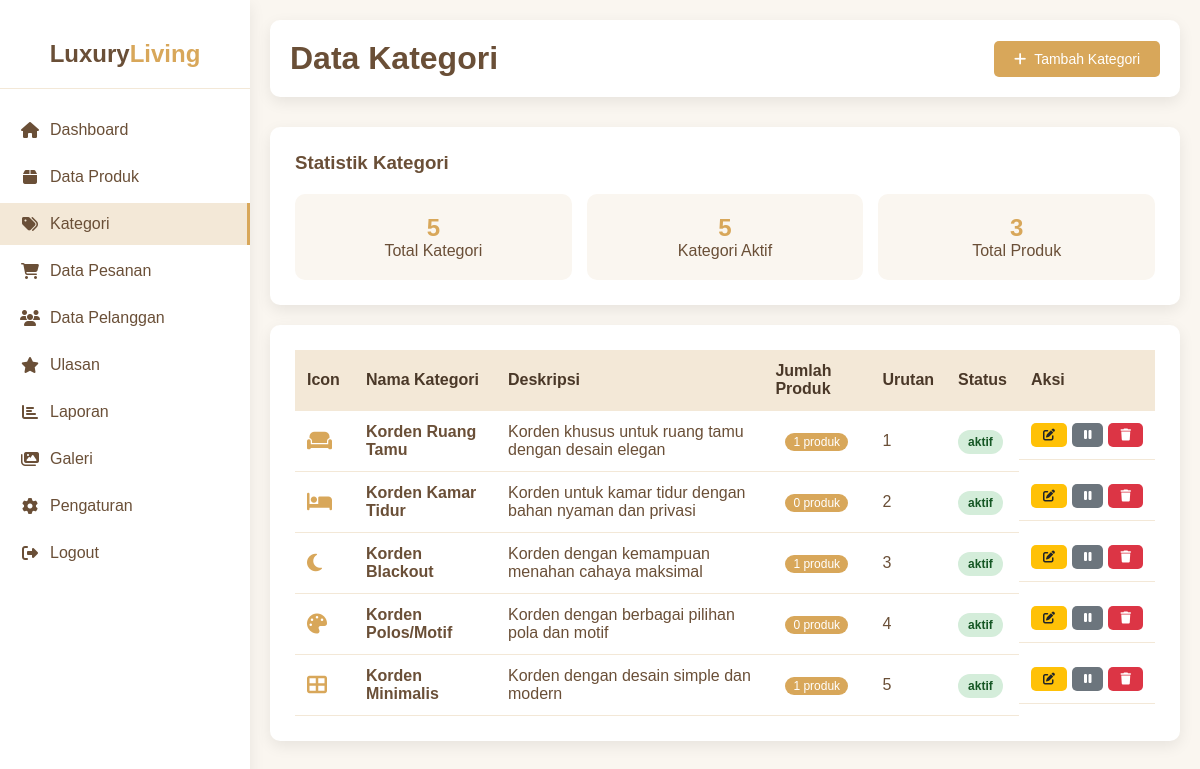
Page /admin/kategori.php (signed in) on the committed database.
### tables this page shows
CREATE TABLE `kategori` (
  `id_kategori` int(11) NOT NULL,
  `nama_kategori` varchar(100) NOT NULL,
  `deskripsi` text DEFAULT NULL,
  `icon` varchar(50) DEFAULT NULL,
  `status` enum('aktif','nonaktif') DEFAULT 'aktif',
  `urutan` int(11) DEFAULT 0,
  `tanggal_dibuat` timestamp NOT NULL DEFAULT current_timestamp(),
  `tanggal_diupdate` timestamp NOT NULL DEFAULT current_timestamp() ON UPDATE current_timestamp()
);

### admin/kategori.php (the view, shortened to what this page needs)
<?php
try {
    $pdo = new PDO("mysql:host=127.0.0.1;dbname=toko_horden2;charset=utf8", "root", "");
    $pdo->setAttribute(PDO::ATTR_ERRMODE, PDO::ERRMODE_EXCEPTION);
} catch (PDOException $e) {
    die("Koneksi database gagal: " . $e->getMessage());
}
try {
    $kategori = $pdo->query("SELECT k.*,
                            (SELECT COUNT(*) FROM produk WHERE id_kategori = k.id_kategori) as jumlah_produk
                            FROM kategori k
                            ORDER BY k.urutan ASC, k.nama_kategori ASC")->fetchAll();
} catch (Exception $e) {
    $kategori = [];
    $error = "Gagal memuat data kategori: " . $e->getMessage();
}
?>
<!DOCTYPE html>
<html lang="id">
<head>
    <link rel="stylesheet" href="https://cdnjs.cloudflare.com/ajax/libs/font-awesome/6.4.0/css/all.min.css">
</head>
<body>
    <div class="container">
        <div class="sidebar">
            <div class="logo">
                <h2>Luxury<span>Living</span></h2>
            </div>
            <ul class="nav-links">
                <li><a href="dashboard.php"><i class="fas fa-home"></i> Dashboard</a></li>
                <li><a href="produk.php"><i class="fas fa-box"></i> Data Produk</a></li>
                <li><a href="kategori.php" class="active"><i class="fas fa-tags"></i> Kategori</a></li>
                <li><a href="pesanan.php"><i class="fas fa-shopping-cart"></i> Data Pesanan</a></li>
                <li><a href="pelanggan.php"><i class="fas fa-users"></i> Data Pelanggan</a></li>
                <li><a href="ulasan.php"><i class="fas fa-star"></i> Ulasan</a></li>
                <li><a href="laporan.php"><i class="fas fa-chart-bar"></i> Laporan</a></li>
                <li><a href="galeri.php"><i class="fas fa-images"></i> Galeri</a></li>
                <li><a href="pengaturan.php"><i class="fas fa-cog"></i> Pengaturan</a></li>
                <li><a href="logout.php"><i class="fas fa-sign-out-alt"></i> Logout</a></li>
            </ul>
        </div>
        <div class="main-content">
            <div class="header">
                <h1>Data Kategori</h1>
                <button class="btn btn-primary" onclick="openModal('tambah')">
                    <i class="fas fa-plus"></i> Tambah Kategori
                </button>
            </div>
            <div class="card">
                <h3 style="margin-bottom: 20px;">Statistik Kategori</h3>
                <div style="display: grid; grid-template-columns: repeat(auto-fit, minmax(200px, 1fr)); gap: 15px;">
                    <div style="text-align: center; padding: 20px; background: var(--light-cream); border-radius: var(--radius);">
                        <div style="font-size: 24px; font-weight: bold; color: var(--gold);"><?php echo count($kategori); ?></div>
                        <div>Total Kategori</div>
                    </div>
                    <div style="text-align: center; padding: 20px; background: var(--light-cream); border-radius: var(--radius);">
                        <div style="font-size: 24px; font-weight: bold; color: var(--gold);">
                            <?php
                            $aktif = array_filter($kategori, function($k) { return $k['status'] == 'aktif'; });
                            echo count($aktif);
                            ?>
                        </div>
                        <div>Kategori Aktif</div>
                    </div>
                    <div style="text-align: center; padding: 20px; background: var(--light-cream); border-radius: var(--radius);">
                        <div style="font-size: 24px; font-weight: bold; color: var(--gold);">
                            <?php
                            $total_produk = array_sum(array_column($kategori, 'jumlah_produk'));
                            echo $total_produk;
                            ?>
                        </div>
                        <div>Total Produk</div>
                    </div>
                </div>
            </div>
            <div class="card">
                <?php if(empty($kategori)): ?>
                    <div class="empty-state">
                        <i class="fas fa-tags"></i>
                        <p>Belum ada data kategori</p>
                        <button class="btn btn-primary" onclick="openModal('tambah')">
                            <i class="fas fa-plus"></i> Tambah Kategori Pertama
                        </button>
                    </div>
                <?php else: ?>
                    <table>
                        <thead>
                            <tr>
                                <th>Icon</th>
                                <th>Nama Kategori</th>
                                <th>Deskripsi</th>
                                <th>Jumlah Produk</th>
                                <th>Urutan</th>
                                <th>Status</th>
                                <th>Aksi</th>
                            </tr>
                        </thead>
                        <tbody>
                            <?php foreach($kategori as $item): ?>
                            <tr>
                                <td>
                                    <?php if($item['icon']): ?>
                                        <i class="<?php echo $item['icon']; ?> category-icon"></i>
                                    <?php else: ?>
                                        <i class="fas fa-tag category-icon"></i>
                                    <?php endif; ?>
                                </td>
                                <td>
                                    <strong><?php echo $item['nama_kategori']; ?></strong>
                                </td>
                                <td><?php echo $item['deskripsi'] ?: '-'; ?></td>
                                <td>
                                    <span class="product-count"><?php echo $item['jumlah_produk']; ?> produk</span>
                                </td>
                                <td><?php echo $item['urutan']; ?></td>
                                <td>
                                    <span class="status-badge status-<?php echo $item['status']; ?>">
                                        <?php echo $item['status']; ?>
                                    </span>
                                </td>
                                <td class="action-buttons">
                                    <button class="btn btn-warning btn-sm" onclick="openModal('edit', <?php echo $item['id_kategori']; ?>)">
                                        <i class="fas fa-edit"></i>
                                    </button>
                                    <?php if($item['status'] == 'aktif'): ?>
                                        <a href="kategori.php?ubah_status=<?php echo $item['id_kategori']; ?>&status=nonaktif" class="btn btn-sm" style="background: #6c757d; color: white;" title="Nonaktifkan">
                                            <i class="fas fa-pause"></i>
                                        </a>
                                    <?php else: ?>
                                        <a href="kategori.php?ubah_status=<?php echo $item['id_kategori']; ?>&status=aktif" class="btn btn-success btn-sm" title="Aktifkan">
                                            <i class="fas fa-play"></i>
                                        </a>
                                    <?php endif; ?>
                                    <a href="kategori.php?hapus=<?php echo $item['id_kategori']; ?>" class="btn btn-danger btn-sm" onclick="return confirm('Yakin hapus kategori <?php echo $item['nama_kategori']; ?>?')" title="Hapus">
                                        <i class="fas fa-trash"></i>
                                    </a>
                                </td>
                            </tr>
                            <?php endforeach; ?>
                        </tbody>
                    </table>
                <?php endif; ?>
            </div>
        </div>
    </div>
</body>
</html>

### admin/kategori.php (style rules this page uses)
:root { --cream: #F3E8D7; --beige: #E7D3B8; --gold: #D8A75A; --brown: #6A4F37; --dark-brown: #4a3828; --light-cream: #faf6f0; --radius: 10px; --shadow: 0 5px 15px rgba(0,0,0,0.08); }
* { margin: 0; padding: 0; box-sizing: border-box; font-family: 'Poppins', sans-serif; }
body { background: var(--light-cream); color: var(--brown); }
.container { display: flex; min-height: 100vh; }
.sidebar { width: 250px; background: white; box-shadow: var(--shadow); padding: 20px 0; }
.logo { text-align: center; padding: 20px; border-bottom: 1px solid var(--cream); margin-bottom: 20px; }
.logo h2 { color: var(--brown); font-size: 24px; }
.logo span { color: var(--gold); }
.nav-links { list-style: none; }
.nav-links li { margin-bottom: 5px; }
.nav-links a { display: flex; align-items: center; padding: 12px 20px; color: var(--brown); text-decoration: none; transition: all 0.3s; }
.nav-links a:hover, .nav-links a.active { background: var(--cream); border-right: 3px solid var(--gold); }
.nav-links i { margin-right: 10px; width: 20px; text-align: center; }
.main-content { flex: 1; padding: 20px; }
.header { display: flex; justify-content: space-between; align-items: center; margin-bottom: 30px; background: white; padding: 20px; border-radius: var(--radius); box-shadow: var(--shadow); }
.card { background: white; border-radius: var(--radius); box-shadow: var(--shadow); padding: 25px; margin-bottom: 20px; }
.btn { padding: 10px 20px; border: none; border-radius: 5px; cursor: pointer; font-weight: 500; text-decoration: none; display: inline-flex; align-items: center; gap: 8px; font-size: 14px; }
.btn-primary { background: var(--gold); color: white; }
.btn-warning { background: #ffc107; color: #212529; }
.btn-danger { background: #dc3545; color: white; }
.btn-sm { padding: 6px 12px; font-size: 12px; }
.action-buttons { display: flex; gap: 5px; }
table { width: 100%; border-collapse: collapse; }
th, td { padding: 12px; text-align: left; border-bottom: 1px solid var(--cream); }
th { background: var(--cream); font-weight: 600; color: var(--dark-brown); }
.status-badge { padding: 5px 10px; border-radius: 20px; font-size: 12px; font-weight: 600; }
.status-aktif { background: #d4edda; color: #155724; }
.category-icon { font-size: 20px; color: var(--gold); margin-right: 10px; }
.product-count { background: var(--gold); color: white; padding: 2px 8px; border-radius: 10px; font-size: 12px; margin-left: 10px; }

### rows in the picture
kategori: nama_kategori "Korden Ruang Tamu", deskripsi "Korden khusus untuk ruang tamu dengan desain elegan", jumlah_produk "1", urutan "1", status "aktif"
kategori: nama_kategori "Korden Kamar Tidur", deskripsi "Korden untuk kamar tidur dengan bahan nyaman dan privasi", jumlah_produk "0", urutan "2", status "aktif"
kategori: nama_kategori "Korden Blackout", deskripsi "Korden dengan kemampuan menahan cahaya maksimal", jumlah_produk "1", urutan "3", status "aktif"
kategori: nama_kategori "Korden Polos/Motif", deskripsi "Korden dengan berbagai pilihan pola dan motif", jumlah_produk "0", urutan "4", status "aktif"
kategori: nama_kategori "Korden Minimalis", deskripsi "Korden dengan desain simple dan modern", jumlah_produk "1", urutan "5", status "aktif"

### other values in the picture
count($kategori) "5"
count($aktif) "5"
$total_produk "3"
